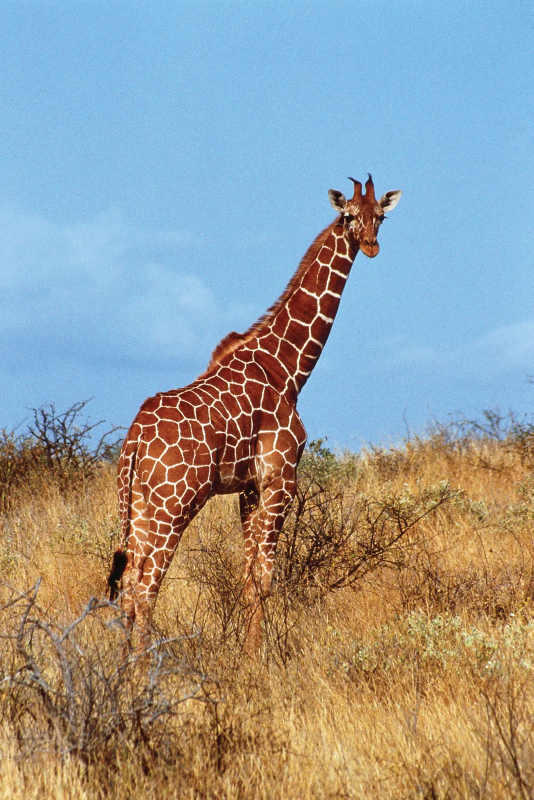
#> input picture images/giraffe-Kenya.png, 1067 x 1600 px, found by its file name (shown at 1/2 size)
$ jupyter execute Flip_Rotate_Crop.ipynb
#> lines starting #> are read from the running program, lines starting #| are printed output that depends on the picture
[cell 1]
import cv2
import matplotlib.pyplot as plt
import numpy as np

[cell 2]
img=cv2.imread("/content/giraffe-Kenya.png")
#> img is the input picture: shape (1600, 1067, 3); mean B, G, R 152, 154.5, 150.9

[cell 3]
rgb_img=cv2.cvtColor(img,cv2.COLOR_BGR2RGB)

## 1. FLIP

[cell 4]
#1----> horizontally flip
#0-----> vertically flip
#-1----> Both axes

flip_horizontal=cv2.flip(rgb_img,1)
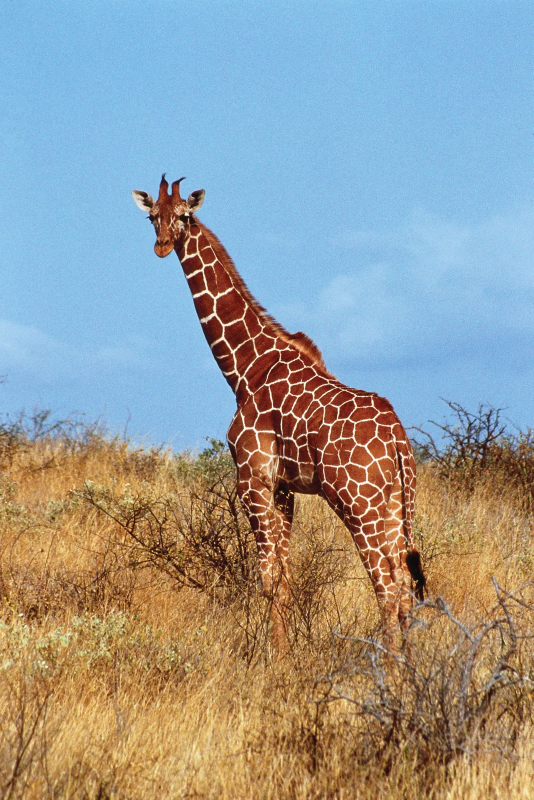
#> flip_horizontal: shape (1600, 1067, 3) (shown at 1/2 size); mean R, G, B 150.9, 154.5, 152
flip_vertical=cv2.flip(rgb_img,0)
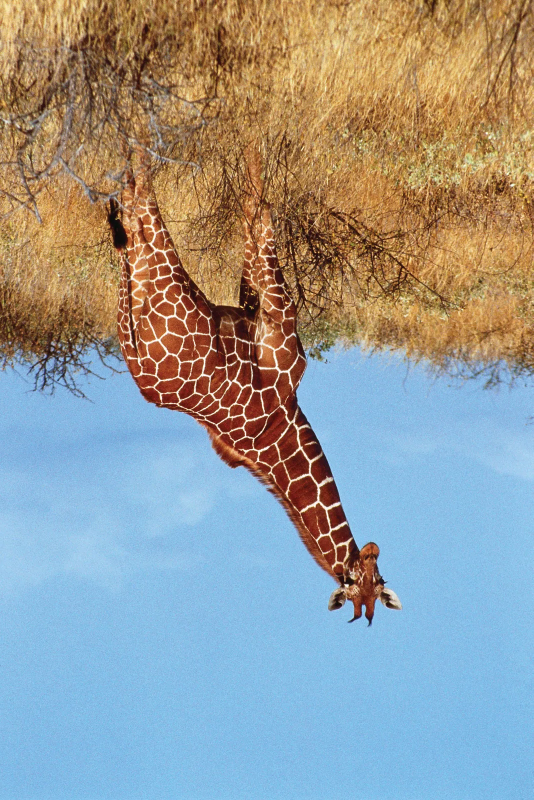
#> flip_vertical: shape (1600, 1067, 3) (shown at 1/2 size); mean R, G, B 150.9, 154.5, 152
flip_both=cv2.flip(rgb_img,-1)
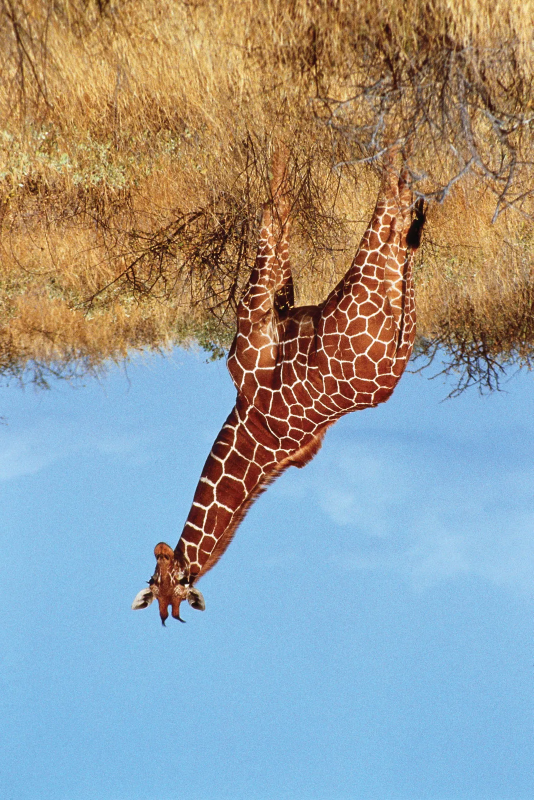
#> flip_both: shape (1600, 1067, 3) (shown at 1/2 size); mean R, G, B 150.9, 154.5, 152

titles=["Original","Horizontal","Vertical","Both"]
images=[rgb_img,flip_horizontal,flip_vertical,flip_both]

plt.figure(figsize=(12,8))
for i in range(4):
  plt.subplot(2,2,i+1)
  plt.imshow(images[i])
  plt.title(titles[i])
  plt.axis("off")
plt.tight_layout()
plt.show()
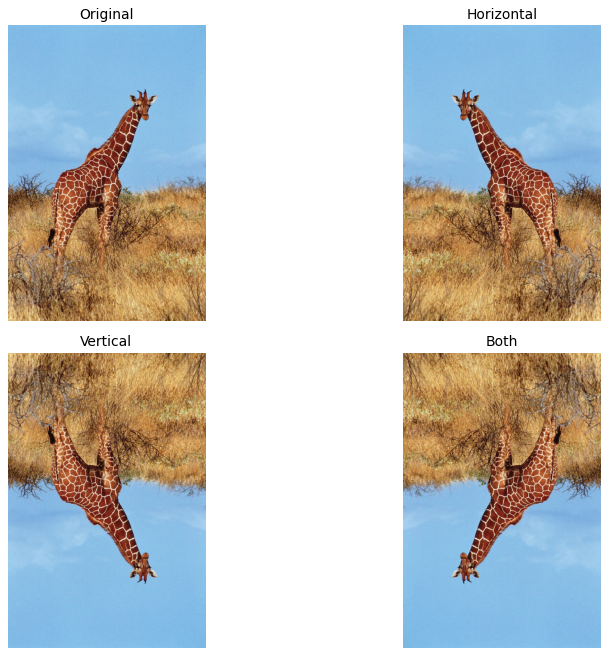
#> figure drawn by matplotlib, 4 panels

###2. ROTATE

[cell 5]
rotate_90_clockwise=cv2.rotate(rgb_img,cv2.ROTATE_90_CLOCKWISE)
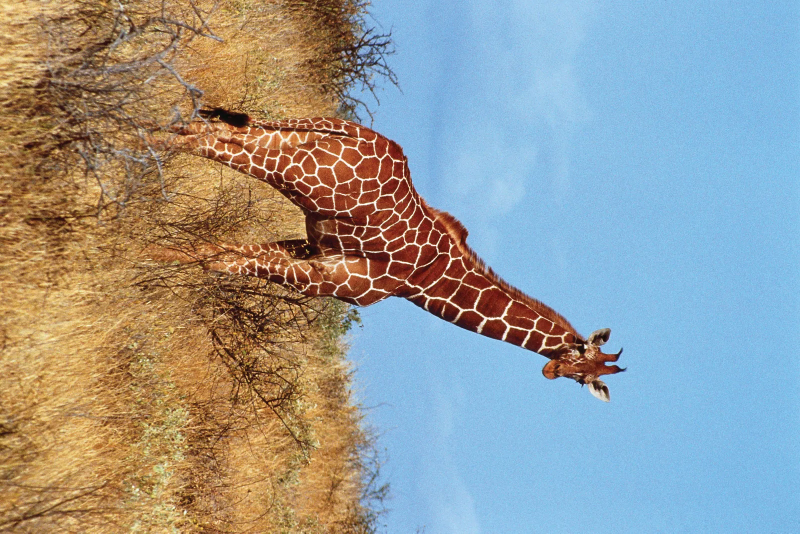
#> rotate_90_clockwise: shape (1067, 1600, 3) (shown at 1/2 size); mean R, G, B 150.9, 154.5, 152
rotate_90_counterclockwise=cv2.rotate(rgb_img,cv2.ROTATE_90_COUNTERCLOCKWISE)
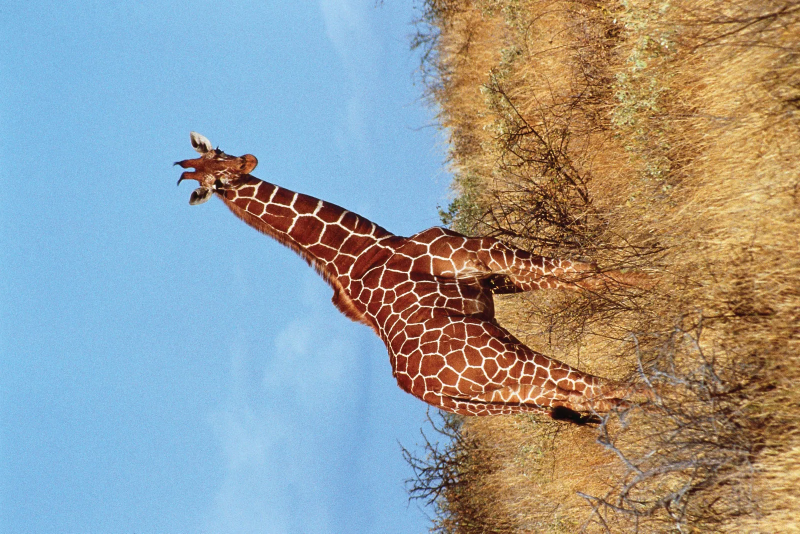
#> rotate_90_counterclockwise: shape (1067, 1600, 3) (shown at 1/2 size); mean R, G, B 150.9, 154.5, 152
rotate_180=cv2.rotate(rgb_img,cv2.ROTATE_180)

titles=["Original","90 clockwise","90 counterclockwise","180"]
images=[rgb_img,rotate_90_clockwise,rotate_90_counterclockwise,rotate_180]
plt.figure(figsize=(12,8))
for i in range(4):
  plt.subplot(2,2,i+1)
  plt.imshow(images[i])
  plt.title(titles[i])
  plt.axis("off")
plt.tight_layout()
plt.show()

###3. CROP

[cell 6]
print(rgb_img.shape)
#| (1600, 1067, 3)

[cell 7]
x_start,y_start=400,300
x_end,y_end=800,900
cropped_img=rgb_img[y_start:y_end,x_start:x_end]
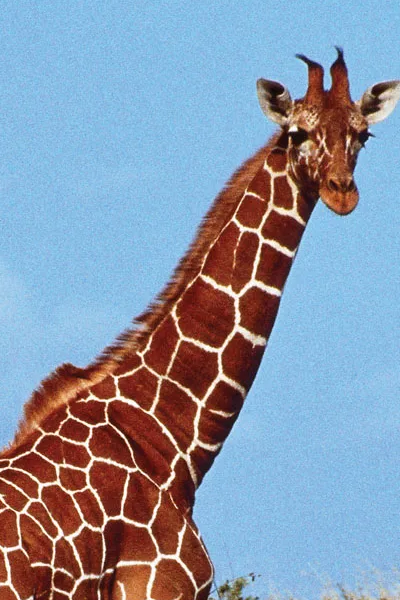
#> cropped_img: shape (600, 400, 3); mean R, G, B 137.6, 149.8, 169.2
plt.imshow(cropped_img)
plt.axis("off")
plt.show()

$ run again, with images/butterfly.jpg saved as images/giraffe-Kenya.png
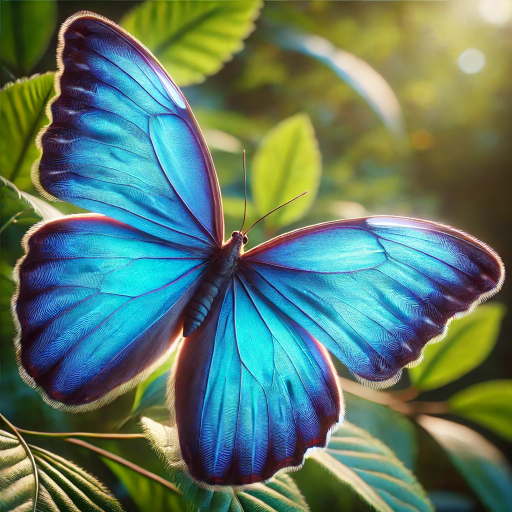
#> input picture images/butterfly.jpg, 1024 x 1024 px, found by its file name (shown at 1/2 size)
#> img is the input picture: shape (1024, 1024, 3); mean B, G, R 102.9, 121.6, 93.2
#> `rotate_90_counterclockwise=cv2.rotate(rgb_img,cv2.ROTATE_90_COUNTERCLO..`:
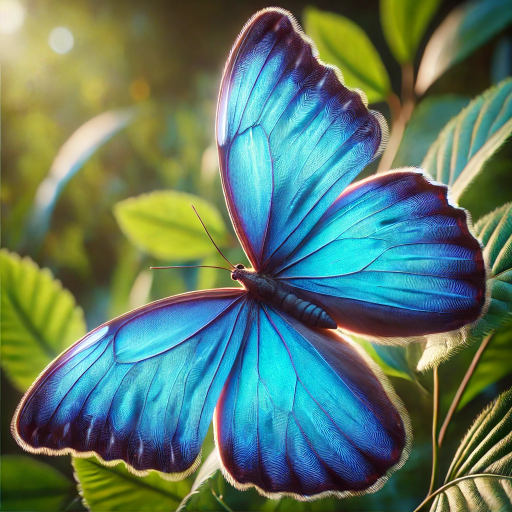
#> rotate_90_counterclockwise: shape (1024, 1024, 3) (shown at 1/2 size); mean R, G, B 93.2, 121.6, 102.9
#| (1024, 1024, 3)
#> `cropped_img=rgb_img[y_start:y_end,x_start:x_end]`:
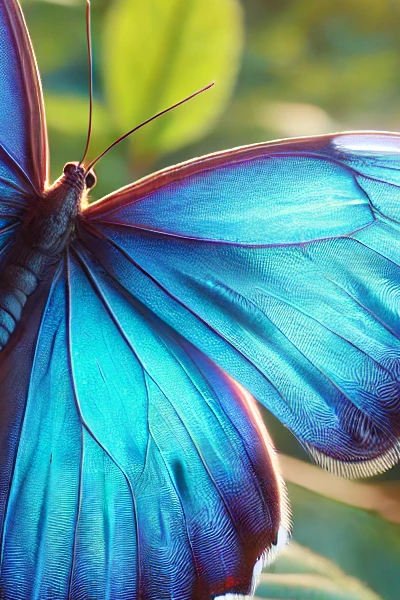
#> cropped_img: shape (600, 400, 3); mean R, G, B 90.5, 145.4, 146.2
